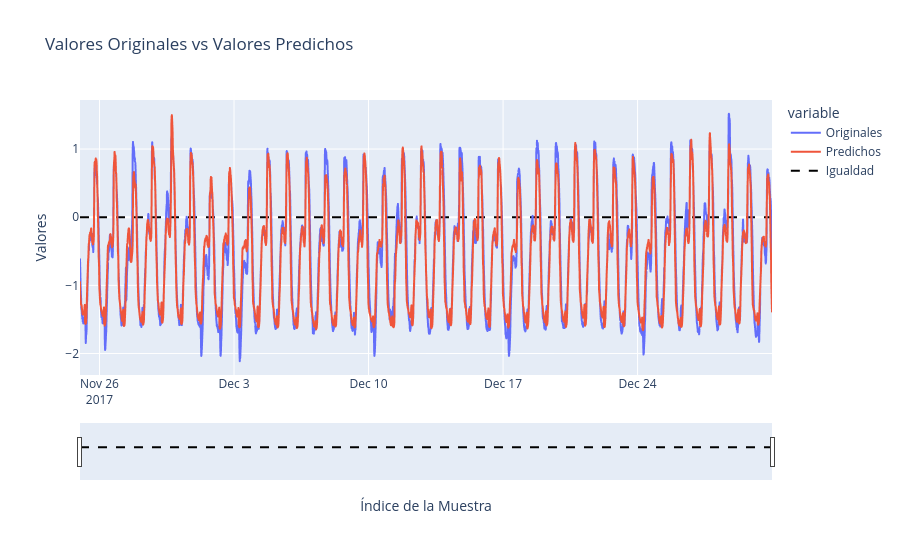

Notebook code for this chart:
### Code cell
# Crea un DataFrame con los datos originales y los predichos
df = pd.DataFrame({'Originales': valY.flatten(), 'Predichos': prediccionGRU.flatten()})
df.index = val_date

fecha_inicio = df.index[0]
fecha_fin = df.index[-1]


fig = px.line(df, title='Valores Originales vs Valores Predichos')
fig.update_xaxes(rangeslider_visible=True, title='Índice de la Muestra', range=[fecha_inicio, fecha_fin])
fig.update_yaxes(title='Valores')


fig.add_trace(go.Scatter(x=df.index, y=[0] * len(df), mode='lines', name='Igualdad', line=dict(color='black', dash='dash')))
dfGRU = df
fig.show()

### Figure 1 — Plotly figure (JSON) as saved in the notebook; plotly's stock layout.template omitted (floating-point values rounded to 4 significant figures; data arrays with more than 128 entries replaced by an {"elided": "..."} marker saying what was removed)
{"data": [{"hovertemplate": "variable=Originales<br>index=%{x}<br>value=%{y}<extra></extra>", "legendgroup": "Originales", "line": {"color": "#636efa", "dash": "solid"}, "marker": {"symbol": "circle"}, "mode": "lines", "name": "Originales", "showlegend": true, "type": "scattergl", "x": {"elided": "5186 str values"}, "xaxis": "x", "y": {"elided": "5186 float values"}, "yaxis": "y"}, {"hovertemplate": "variable=Predichos<br>index=%{x}<br>value=%{y}<extra></extra>", "legendgroup": "Predichos", "line": {"color": "#EF553B", "dash": "solid"}, "marker": {"symbol": "circle"}, "mode": "lines", "name": "Predichos", "showlegend": true, "type": "scattergl", "x": {"elided": "5186 str values"}, "xaxis": "x", "y": {"elided": "5186 float values"}, "yaxis": "y"}, {"line": {"color": "black", "dash": "dash"}, "mode": "lines", "name": "Igualdad", "type": "scatter", "x": {"elided": "5186 str values"}, "y": {"elided": "5186 int values"}}], "layout": {"legend": {"title": {"text": "variable"}, "tracegroupgap": 0}, "title": {"text": "Valores Originales vs Valores Predichos"}, "xaxis": {"anchor": "y", "domain": [0, 1], "range": ["2017-11-24T23:40:00", "2017-12-30T23:50:00"], "rangeslider": {"visible": true}, "title": {"text": "Índice de la Muestra"}}, "yaxis": {"anchor": "x", "domain": [0, 1], "title": {"text": "Valores"}}}}
